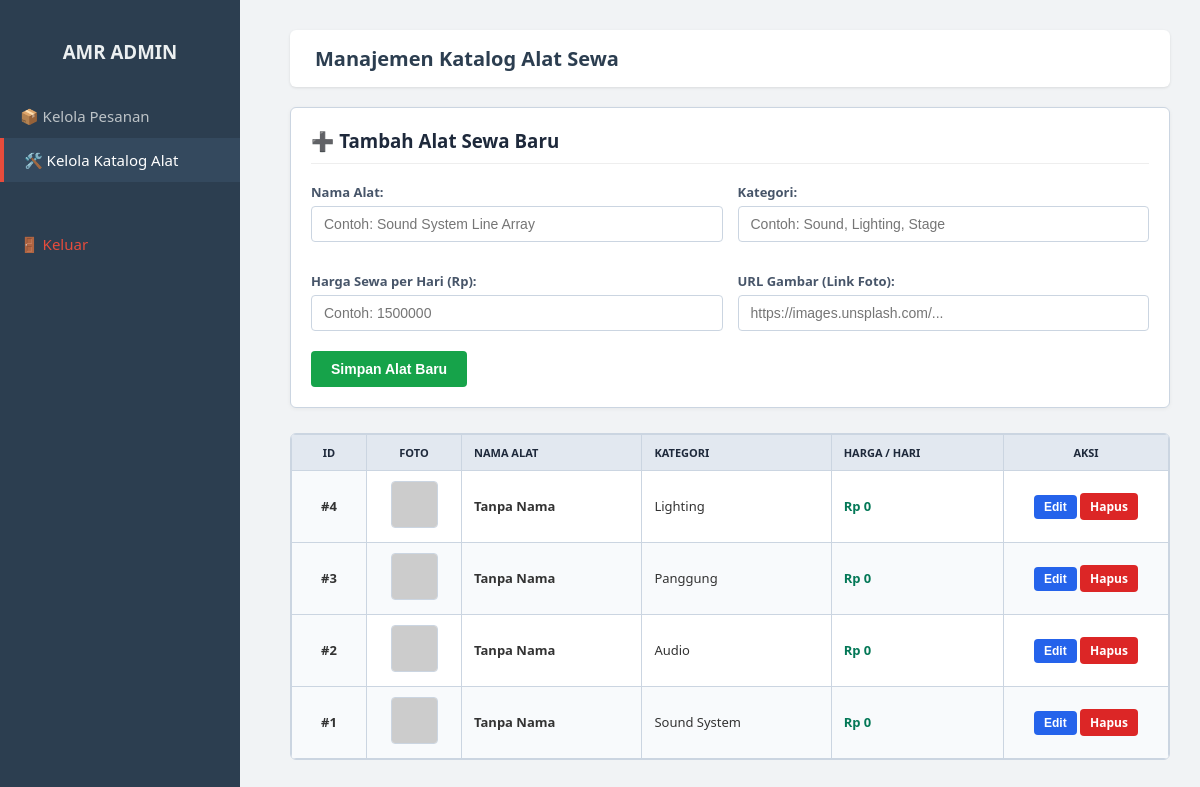
The page /admin_catalog.php (signed in) on the database its author committed.
### tables this page shows
CREATE TABLE IF NOT EXISTS `products` (
  `id` INT AUTO_INCREMENT PRIMARY KEY,
  `nama_produk` VARCHAR(150) NOT NULL,
  `kategori` VARCHAR(50) NOT NULL,
  `harga_per_hari` DECIMAL(10,2) NOT NULL,
  `stok` INT NOT NULL,
  `deskripsi` TEXT,
  `gambar` VARCHAR(255) DEFAULT 'default.jpg',
  `created_at` TIMESTAMP DEFAULT CURRENT_TIMESTAMP
);

### admin_catalog.php (the view, shortened to what this page needs)
<?php
require_once 'config.php';
$db_conn = isset($conn) ? $conn : (isset($mysqli) ? $mysqli : null);
$products = mysqli_query($db_conn, "SELECT * FROM products ORDER BY id DESC");
?>
<!DOCTYPE html>
<html lang="id">
<head>
</head>
<body>
    <div class="sidebar">
        <h3>AMR ADMIN</h3>
        <a href="admin_orders.php">📦 Kelola Pesanan</a>
        <a href="admin_catalog.php" class="active">🛠️ Kelola Katalog Alat</a>
        <a href="login.php?logout=1" style="color: #e74c3c; margin-top: 40px;">🚪 Keluar</a>
    </div>
    <div class="main-content">
        <div class="top-bar">
            <h2>Manajemen Katalog Alat Sewa</h2>
        </div>
        <div class="card">
            <h3 id="form-title" style="margin-top:0; color:#1e293b; border-bottom:1px solid #eee; padding-bottom:10px;">➕ Tambah Alat Sewa Baru</h3>
            <form method="POST">
                <div class="form-grid">
                    <div class="form-group">
                        <label>Nama Alat:</label>
                        <input type="text" name="name" id="prod_name" class="form-control" required placeholder="Contoh: Sound System Line Array">
                    </div>
                    <div class="form-group">
                        <label>Kategori:</label>
                        <input type="text" name="category" id="prod_cat" class="form-control" required placeholder="Contoh: Sound, Lighting, Stage">
                    </div>
                    <div class="form-group">
                        <label>Harga Sewa per Hari (Rp):</label>
                        <input type="number" name="price" id="prod_price" class="form-control" required placeholder="Contoh: 1500000">
                    </div>
                    <div class="form-group">
                        <label>URL Gambar (Link Foto):</label>
                        <input type="text" name="image_url" id="prod_img" class="form-control" required placeholder="https://images.unsplash.com/...">
                    </div>
                </div>
                <div style="display: flex; gap: 10px; margin-top: 5px;">
                    <button type="submit" name="save_product" class="btn btn-success" id="btn-submit" style="padding: 10px 20px; font-size: 14px;">Simpan Alat Baru</button>
                </div>
            </form>
        </div>
        <div class="spreadsheet-container">
            <table class="excel-table">
                <thead>
                    <tr>
                        <th style="width: 50px; text-align: center;">ID</th>
                        <th style="width: 70px; text-align: center;">Foto</th>
                        <th>Nama Alat</th>
                        <th>Kategori</th>
                        <th>Harga / Hari</th>
                        <th style="width: 140px; text-align: center;">Aksi</th>
                    </tr>
                </thead>
                <tbody>
                    <?php if ($products && mysqli_num_rows($products) > 0): ?>
                        <?php while ($p = mysqli_fetch_assoc($products)):
                            $p_name = $p['name'] ?? $p['nama_alat'] ?? $p['nama'] ?? '';
                            $p_cat = $p['category'] ?? $p['kategori'] ?? '';
                            $p_price = floatval($p['price'] ?? $p['harga'] ?? 0);
                            $p_img = $p['image_url'] ?? $p['gambar'] ?? '';
                        ?>
                            <tr>
                                <td style="text-align: center; font-weight: bold; background: #f8fafc;">#<?php echo $p['id']; ?></td>
                                <td style="text-align: center;">
                                    <img src="<?php echo htmlspecialchars($p_img); ?>" style="width: 45px; height: 45px; object-fit: cover; border-radius: 4px; border: 1px solid #cbd5e1;" onerror="this.src='https://via.placeholder.com/45'">
                                </td>
                                <td style="font-weight: 600;"><?php echo htmlspecialchars($p_name ?: 'Tanpa Nama'); ?></td>
                                <td><?php echo htmlspecialchars($p_cat ?: '-'); ?></td>
                                <td style="font-weight: bold; color: #047857;">Rp <?php echo number_format($p_price, 0, ',', '.'); ?></td>
                                <td style="text-align: center;">
                                    <button type="button" onclick="editProduct(<?php echo $p['id']; ?>, '<?php echo addslashes($p_name); ?>', '<?php echo addslashes($p_cat); ?>', <?php echo $p_price; ?>, '<?php echo addslashes($p_img); ?>')" class="btn btn-primary" style="padding: 5px 10px;">Edit</button>
                                    <a href="admin_catalog.php?delete=<?php echo $p['id']; ?>" onclick="return confirm('Yakin ingin menghapus alat ini dari katalog?')" class="btn btn-danger" style="padding: 5px 10px; display: inline-block;">Hapus</a>
                                </td>
                            </tr>
                        <?php endwhile; ?>
                    <?php else: ?>
                        <tr><td colspan="6" style="text-align:center; padding: 25px; color: #64748b;">Belum ada alat di dalam katalog.</td></tr>
                    <?php endif; ?>
                </tbody>
            </table>
        </div>
    </div>
</body>
</html>

### admin_catalog.php (style rules this page uses)
body { font-family: 'Segoe UI', Tahoma, Geneva, Verdana, sans-serif; margin: 0; background-color: #f1f3f5; color: #333; }
.sidebar { width: 240px; background: #2c3e50; color: white; position: fixed; height: 100%; padding: 20px 0; top: 0; left: 0; }
.sidebar h3 { text-align: center; color: #ecf0f1; margin-bottom: 30px; }
.sidebar a { display: block; color: #bdc3c7; padding: 12px 20px; text-decoration: none; font-size: 15px; }
.sidebar a:hover, .sidebar a.active { background: #34495e; color: white; border-left: 4px solid #e74c3c; }
.main-content { margin-left: 260px; padding: 30px; }
.top-bar { display: flex; justify-content: space-between; align-items: center; margin-bottom: 20px; background: white; padding: 15px 25px; border-radius: 6px; box-shadow: 0 1px 3px rgba(0,0,0,0.1); }
.top-bar h2 { margin: 0; font-size: 20px; color: #2c3e50; }
.card { background: white; padding: 20px; border-radius: 6px; box-shadow: 0 1px 4px rgba(0,0,0,0.05); margin-bottom: 25px; border: 1px solid #cbd5e1; }
.form-grid { display: grid; grid-template-columns: repeat(2, 1fr); gap: 15px; }
.form-group { margin-bottom: 15px; }
label { display: block; margin-bottom: 5px; font-weight: 600; font-size: 13px; color: #475569; }
.form-control { width: 100%; padding: 9px 12px; border: 1px solid #cbd5e1; border-radius: 4px; box-sizing: border-box; font-size: 14px; }
.spreadsheet-container { background: white; border: 1px solid #cbd5e1; border-radius: 6px; overflow-x: auto; }
table.excel-table { width: 100%; border-collapse: collapse; text-align: left; font-size: 13px; }
table.excel-table th, table.excel-table td { border: 1px solid #cbd5e1; padding: 10px 12px; vertical-align: middle; }
table.excel-table th { background-color: #e2e8f0; color: #1e293b; font-weight: bold; text-transform: uppercase; font-size: 11px; }
table.excel-table tr:nth-child(even) { background-color: #f8fafc; }
.btn { padding: 7px 12px; border-radius: 4px; text-decoration: none; font-weight: 600; border: none; cursor: pointer; font-size: 12px; }
.btn-success { background: #16a34a; color: white; }
.btn-primary { background: #2563eb; color: white; }
.btn-danger { background: #dc2626; color: white; }

### rows shown on the page
products: id "4", p_name "Tanpa Nama", kategori "Lighting", p_price "0"
products: id "3", p_name "Tanpa Nama", kategori "Panggung", p_price "0"
products: id "2", p_name "Tanpa Nama", kategori "Audio", p_price "0"
products: id "1", p_name "Tanpa Nama", kategori "Sound System", p_price "0"
